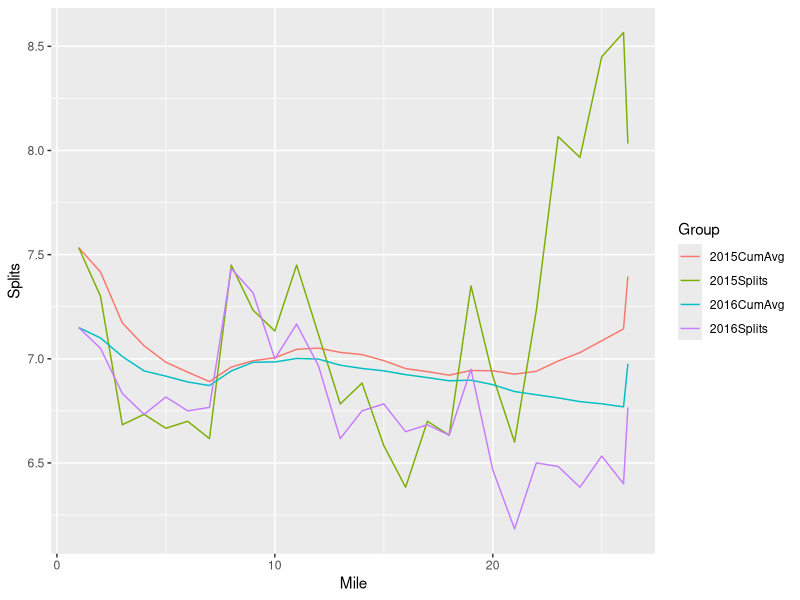

The R source for this figure:
library( ggplot2 )


marathonLaps <- c( 1:26, 26.2 )

# [64 - 89 degress] mean: 76

stgeorge2016 <- c( "7:09", "7:03", "6:50", "6:44", "6:49", "6:45", "6:46", "7:26", "7:19", "7:00", "7:10", "6:58", "6:37",  
                   "6:45", "6:47", "6:39", "6:41", "6:38", "6:57", "6:28", "6:11", "6:30", "6:29", "6:23", "6:32", "6:24",
                   "6:46" )

stgeorge2016 <- sapply( strsplit( stgeorge2016, ":" ),
  function(x) {
    x <- as.numeric(x)
    x[1]+x[2]/60
    }
)

stgeorge2016_cumAvg <- cumsum( stgeorge2016 ) / marathonLaps


# [57 - 82 degress] mean: 70

stgeorge2015 <- c( "7:32", "7:18", "6:41", "6:44", "6:40", "6:42", "6:37", "7:27", "7:14", "7:08", "7:27", "7:07", "6:47",
                   "6:53", "6:35", "6:23", "6:42", "6:38", "7:21", "6:55", "6:36", "7:14", "8:04", "7:58", "8:27", "8:34",
                   "8:02" )                   

stgeorge2015 <- sapply( strsplit( stgeorge2015, ":" ),
  function(x) {
    x <- as.numeric(x)
    x[1]+x[2]/60
    }
)

stgeorge2015_cumAvg <- cumsum( stgeorge2015 ) / marathonLaps

stgeorge_df <- data.frame( Mile = as.numeric( marathonLaps ),  
                           Splits = c( stgeorge2015, stgeorge2015_cumAvg, stgeorge2016, stgeorge2016_cumAvg ), 
                           Group = as.factor( c( rep( "2015Splits", length( marathonLaps ) ), 
                                                 rep( "2015CumAvg", length( marathonLaps ) ),
                                                 rep( "2016Splits", length( marathonLaps ) ),
                                                 rep( "2016CumAvg", length( marathonLaps ) ) 
                                            ) )
                         )

myPlot <- ggplot( data = stgeorge_df ) + 
          geom_line( aes( x = Mile, y = Splits, color = Group ) )

ggsave( "/Users/ntustison/Desktop/stgeorge.pdf", myPlot, height = 3, width = 7, units = 'in' )